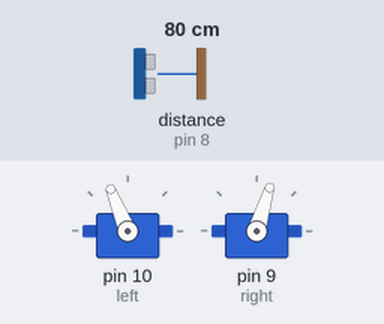
Simulated run of this sketch. Board: Arduino Uno, built with avr-gcc and run on an emulated ATmega328P. Shown: 2 × servo. The inputs (shaded band) are chosen by the test bench; at power-on: distance to the obstacle (sensor on pin 8) 80 cm. The echo pulse lasts 58.3 µs per cm.

Above: at 1.2 s.
1.3 s: distance to the obstacle (sensor on pin 8) set to 12 cm
2.8 s: distance to the obstacle (sensor on pin 8) set to 9 cm
At 3.9 s:
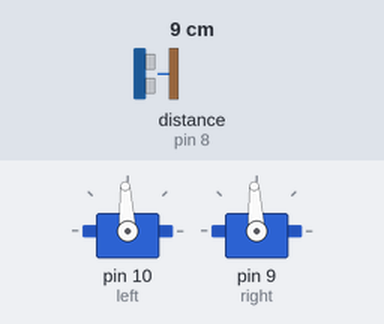
4.3 s: distance to the obstacle (sensor on pin 8) set to 18 cm
At 4.7 s:
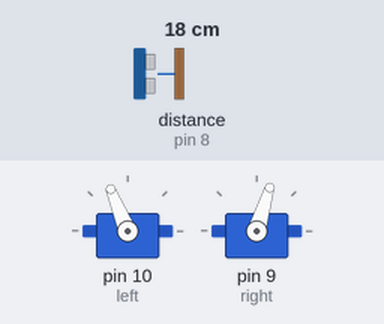
5.8 s: distance to the obstacle (sensor on pin 8) set to 2 cm
At 7.1 s:
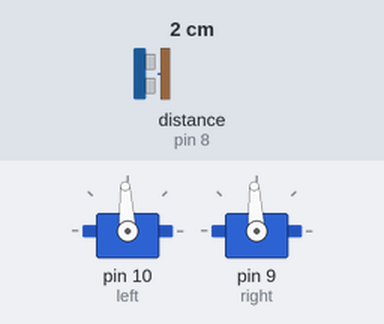
Timing chart, 0 to 8.3 s (numbered marks = the images above; inputs shaded):
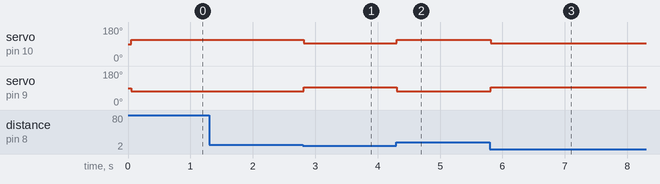

The sketch:

User_Program4_1.ino
```cpp
/*Software 1073 Arduino BoeBots
User Program
Method stubs are pre-made. add your own code to complete the challenge!

Program Task: Have the robot drive forward until the ultrasonic sees a wall
Feel free to view the example program within the same folder if you need help!
*/

#include <Servo.h>
#include<NewPing.h>


int Trigger_Pin = 12;
int Echo_Pin = 8;
int max_distance = 200;
NewPing sonar(Trigger_Pin, Echo_Pin, max_distance);

Servo left;
Servo right;

int getDistance() {
  delay(50);
  int ping = sonar.ping();
  int centd = ping/US_ROUNDTRIP_CM;
  return centd;
}


void setup(){
left.attach(10);
right.attach(9);

}

void loop(){
if(getDistance() > 10)
  drive();
else  {
  left.writeMicroseconds(1500);
  right.writeMicroseconds(1500);
}
}

void drive(){
left.writeMicroseconds(1700);
right.writeMicroseconds(1300);
}
```

Measured:
- the behaviour switches between 11 and 10 cm on distance to the obstacle (sensor on pin 8) (found by bisection; images 0 and 1)
- after the input at 1.3 s, every drawn part: stays the same
- after the input at 2.8 s, servo on pin 10 (left): 112° → 93° at once; servo on pin 9 (right): 73° → 93° at once
- after the input at 4.3 s, servo on pin 10 (left): 93° → 112° at once; servo on pin 9 (right): 93° → 73° at once
- after the input at 5.8 s, servo on pin 10 (left): 112° → 93° at once; servo on pin 9 (right): 73° → 93° at once
